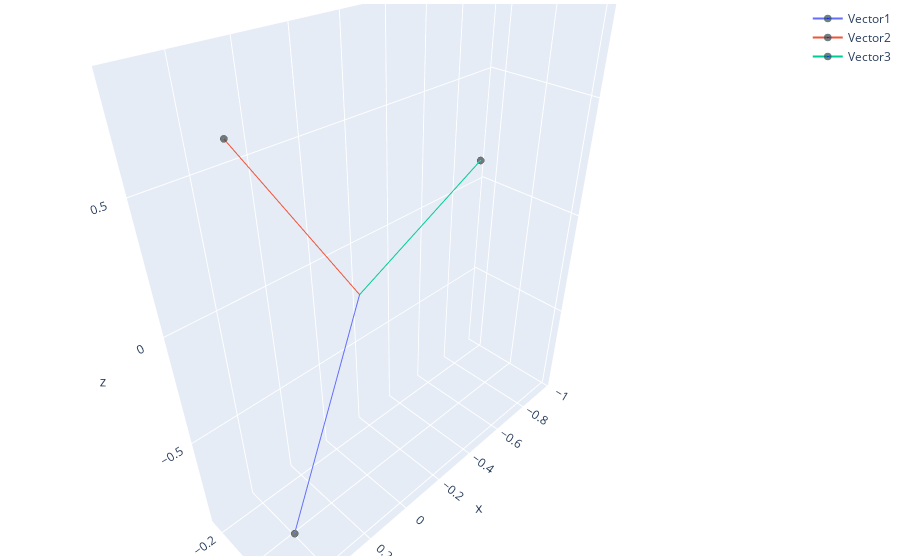

The cell this chart's notebook holds for it:
### Markdown cell above
### Genome length = 3
***

### Code cell
toolbox.unregister("individual")
toolbox.unregister("population")
toolbox.register("individual", tools.initRepeat,creator.Individual,toolbox.vec_genes,n=3)
toolbox.register("population",tools.initRepeat,list, toolbox.individual)


population = toolbox.population(n=100)
#evaluate the entire population
fitnesses = list(map(toolbox.evaluate,population))
for ind, fit in zip(population, fitnesses):
    ind.fitness.values = fit

#extracting all the fitnesses of 
fits = [ind.fitness.values[0] for ind  in population]

g = 0
nG = 1000
#Begin the evolution
while g < nG:
    # A new generation
    g = g + 1
    CXPB = 0.5

#     print(f'-- Generation {g} --')
    #select the next generation of individuals
    offspring = toolbox.select(population, len(population))
    #clone selected individuals
    offspring = list(map(toolbox.clone, offspring))

    #apply crossover and mutation on the offspring
    for child1, child2 in zip(offspring[::2], offspring[1::2]):
        if random.random() < CXPB:
            toolbox.mate(child1, child2)
            del child1.fitness.values
            del child2.fitness.values

    for mutant in offspring:
        toolbox.mutate(mutant)
        del mutant.fitness.values

    #Evaluate individuals with an invalid fitness
    invalid_ind = [ind for ind in offspring if not ind.fitness.valid]
    fitnesses = map(toolbox.evaluate, invalid_ind)
    for ind, fit in zip(invalid_ind, fitnesses):
        ind.fitness.values = fit
    population[:] = offspring

    #Gather all the fitnesses in one list 
    fits = [ind.fitness.values[0] for ind in population]
    #strongest = [ind for ind in population if ind.fitness.values[0] == max(fits)]
    if g == 999:
        for ind in population:
            if ind.fitness.values[0] == max(fits):
                strongest = ind

    length = len(population)
    mean = sum(fits) / length
    sum2 = sum(x*x for x in fits)
    std = abs(sum2 / length - mean**2)**0.5

#     print("Min %s" % min(fits))
#     print("Max %s" % max(fits))
#     print("Avg %s" % mean)
#     print("Std %s" % std)
vects = [[g[0]*np.sin(g[1])*np.cos(g[2]),g[0]*np.sin(g[1])*np.sin(g[2]),g[0]*np.cos(g[1])] for g in strongest]
vector_plot(vects)

### Figure 1 — Plotly figure (JSON) as saved in the notebook; plotly's stock layout.template omitted (floating-point values rounded to 4 significant figures)
{"data": [{"marker": {"color": ["blue"], "line": {"color": "DarkSlateGrey", "width": 5}, "size": [0, 5]}, "name": "Vector1", "type": "scatter3d", "x": [0, 0.414], "y": [0, 0.03802], "z": [0, -0.9095]}, {"marker": {"color": ["blue"], "line": {"color": "DarkSlateGrey", "width": 5}, "size": [0, 5]}, "name": "Vector2", "type": "scatter3d", "x": [0, 0.5475], "y": [0, 0.2186], "z": [0, 0.8077]}, {"marker": {"color": ["blue"], "line": {"color": "DarkSlateGrey", "width": 5}, "size": [0, 5]}, "name": "Vector3", "type": "scatter3d", "x": [0, -0.9612], "y": [0, -0.2564], "z": [0, 0.1015]}], "layout": {"margin": {"b": 4, "l": 4, "r": 4, "t": 4}}}
